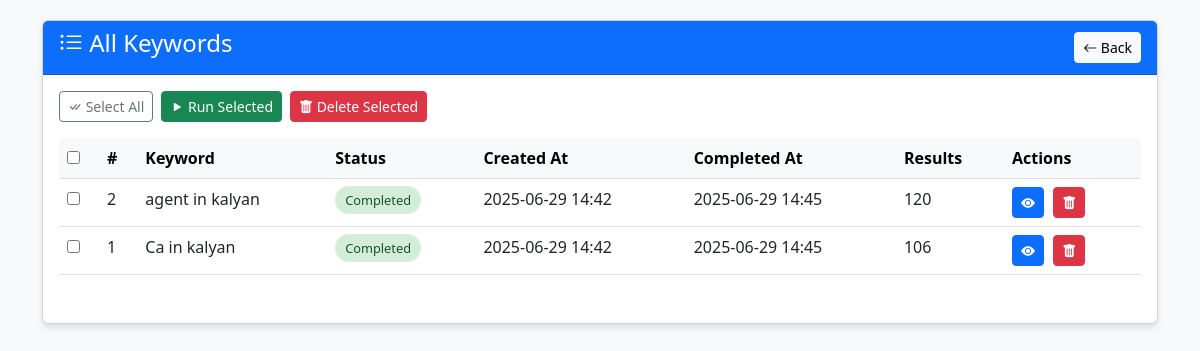
Screenshot of /keywords with the database file from the repository.
### app.py (models this page shows)
class Keyword(db.Model):
    id = db.Column(db.Integer, primary_key=True)
    keyword = db.Column(db.String(200), nullable=False)
    status = db.Column(db.String(20), default='pending')  # pending, in_progress, completed
    created_at = db.Column(db.DateTime, default=datetime.utcnow)
    completed_at = db.Column(db.DateTime, nullable=True)

### app.py (the view)
@app.route('/keywords', methods=['GET'])
def keywords():
    keywords = Keyword.query.order_by(Keyword.id.desc()).all()
    return render_template('keywords.html', keywords=keywords)

### templates/keywords.html (shortened to what this page needs)
{% extends "base.html" %}
{% block content %}
<div class="card">
    <div class="card-header bg-primary text-white d-flex justify-content-between align-items-center">
        <h4><i class="bi bi-list-ul"></i> All Keywords</h4>
        <a href="{{ url_for('index') }}" class="btn btn-light btn-sm">
            <i class="bi bi-arrow-left"></i> Back
        </a>
    </div>
    <div class="card-body">
        <form method="POST" id="bulkActionsForm" class="mb-3">
            <div class="d-flex">
                <button type="button" class="btn btn-outline-secondary btn-sm me-2" onclick="toggleSelectAll()">
                    <i class="bi bi-check-all"></i> Select All
                </button>
                <button type="submit" formaction="{{ url_for('run_keywords') }}" class="btn btn-success btn-sm me-2" onclick="return validateRunSelection()">
                    <i class="bi bi-play-fill"></i> Run Selected
                </button>
                <button type="submit" formaction="{{ url_for('delete_keywords') }}" class="btn btn-danger btn-sm" onclick="return confirm('Are you sure you want to delete selected keywords and all their results?')">
                    <i class="bi bi-trash-fill"></i> Delete Selected
                </button>
            </div>
            <div class="table-responsive mt-3">
                <table class="table table-hover">
                    <thead class="table-light">
                        <tr>
                            <th width="40px">
                                <input type="checkbox" id="selectAllCheckbox" onclick="toggleSelectAll()">
                            </th>
                            <th>#</th>
                            <th>Keyword</th>
                            <th>Status</th>
                            <th>Created At</th>
                            <th>Completed At</th>
                            <th>Results</th>
                            <th>Actions</th>
                        </tr>
                    </thead>
                    <tbody>
                        {% for keyword in keywords %}
                        <tr>
                            <td>
                                <input type="checkbox" name="keyword_ids" value="{{ keyword.id }}" class="row-checkbox">
                            </td>
                            <td>{{ keyword.id }}</td>
                            <td>{{ keyword.keyword }}</td>
                            <td>
                                <span class="status-badge status-{{ keyword.status }}">
                                    {{ keyword.status|replace('_', ' ')|title }}
                                </span>
                            </td>
                            <td>{{ keyword.created_at.strftime('%Y-%m-%d %H:%M') }}</td>
                            <td>
                                {% if keyword.completed_at %}
                                    {{ keyword.completed_at.strftime('%Y-%m-%d %H:%M') }}
                                {% else %}
                                    -
                                {% endif %}
                            </td>
                            <td>
                                {% if keyword.status == 'completed' %}
                                    {{ keyword.results|length }}
                                {% else %}
                                    -
                                {% endif %}
                            </td>
                            <td>
                                <a href="{{ url_for('results', keyword_id=keyword.id) }}" class="btn btn-sm btn-primary action-btn" data-bs-toggle="tooltip" title="View Results">
                                    <i class="bi bi-eye-fill"></i>
                                </a>
                                <form method="POST" action="{{ url_for('delete_keyword', keyword_id=keyword.id) }}" class="d-inline">
                                    <button type="submit" class="btn btn-sm btn-danger action-btn" data-bs-toggle="tooltip" title="Delete" onclick="return confirm('Are you sure?')">
                                        <i class="bi bi-trash-fill"></i>
                                    </button>
                                </form>
                            </td>
                        </tr>
                        {% else %}
                        <tr>
                            <td colspan="8" class="text-center text-muted">No keywords found. Add some to get started.</td>
                        </tr>
                        {% endfor %}
                    </tbody>
                </table>
            </div>
        </form>
    </div>
</div>
{% endblock %}

### templates/base.html (shortened to what this page needs)
<!DOCTYPE html>
<html lang="en">
<head>
    <link href="https://cdn.jsdelivr.net/npm/bootstrap@5.3.0/dist/css/bootstrap.min.css" rel="stylesheet">
    <link rel="stylesheet" href="https://cdn.jsdelivr.net/npm/bootstrap-icons@1.10.0/font/bootstrap-icons.css">
</head>
<body>
    <div class="container">
        {% block content %}{% endblock %}
    </div>
</body>
</html>

### templates/base.html (style rules this page uses)
body { background-color: #f8f9fa; padding-top: 20px; }
.card { margin-bottom: 20px; box-shadow: 0 4px 6px rgba(0, 0, 0, 0.1); }
.table-responsive { overflow-x: auto; }
.status-badge { font-size: 0.8rem; padding: 5px 10px; border-radius: 20px; }
.status-completed { background-color: #d4edda; color: #155724; }
.action-btn { margin-right: 5px; }

### rows the page displays
Keyword: id "2", keyword "agent in kalyan", status "Completed", created_at "2025-06-29 14:42", completed_at "2025-06-29 14:45", results|length "120"
Keyword: id "1", keyword "Ca in kalyan", status "Completed", created_at "2025-06-29 14:42", completed_at "2025-06-29 14:45", results|length "106"
